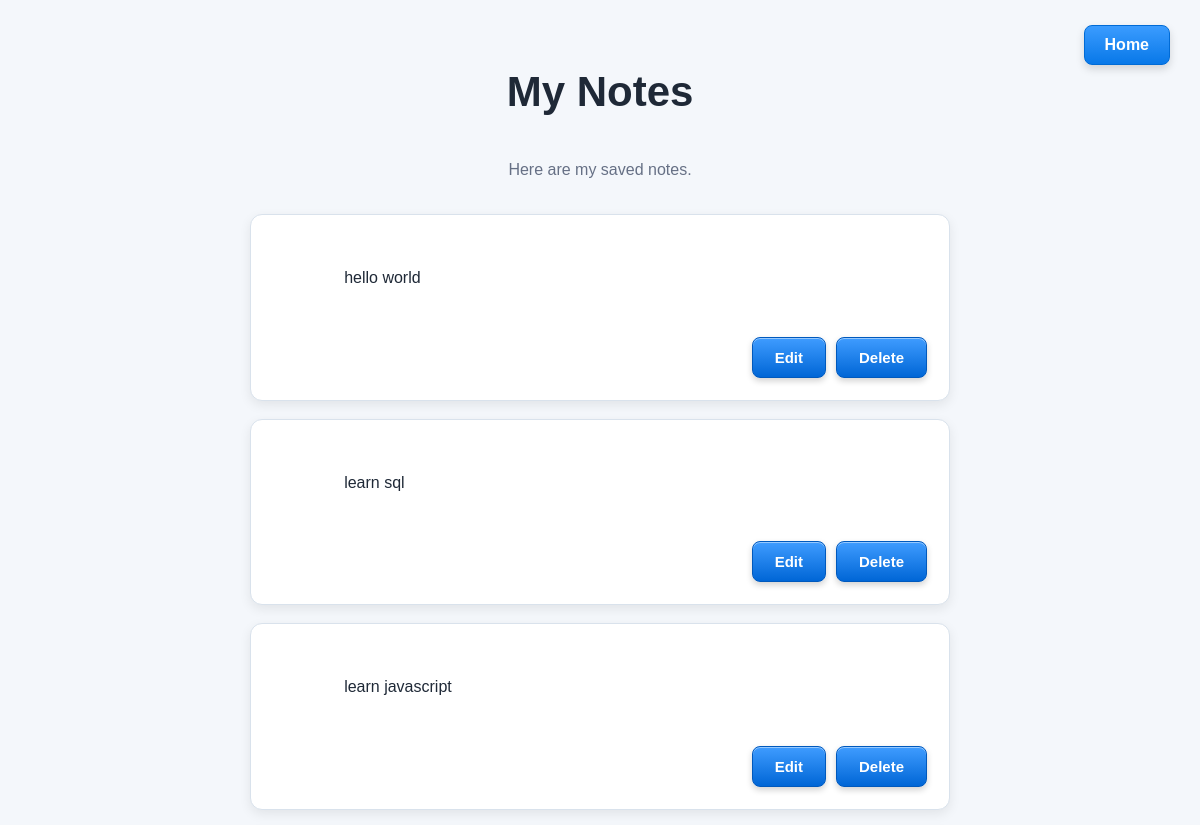
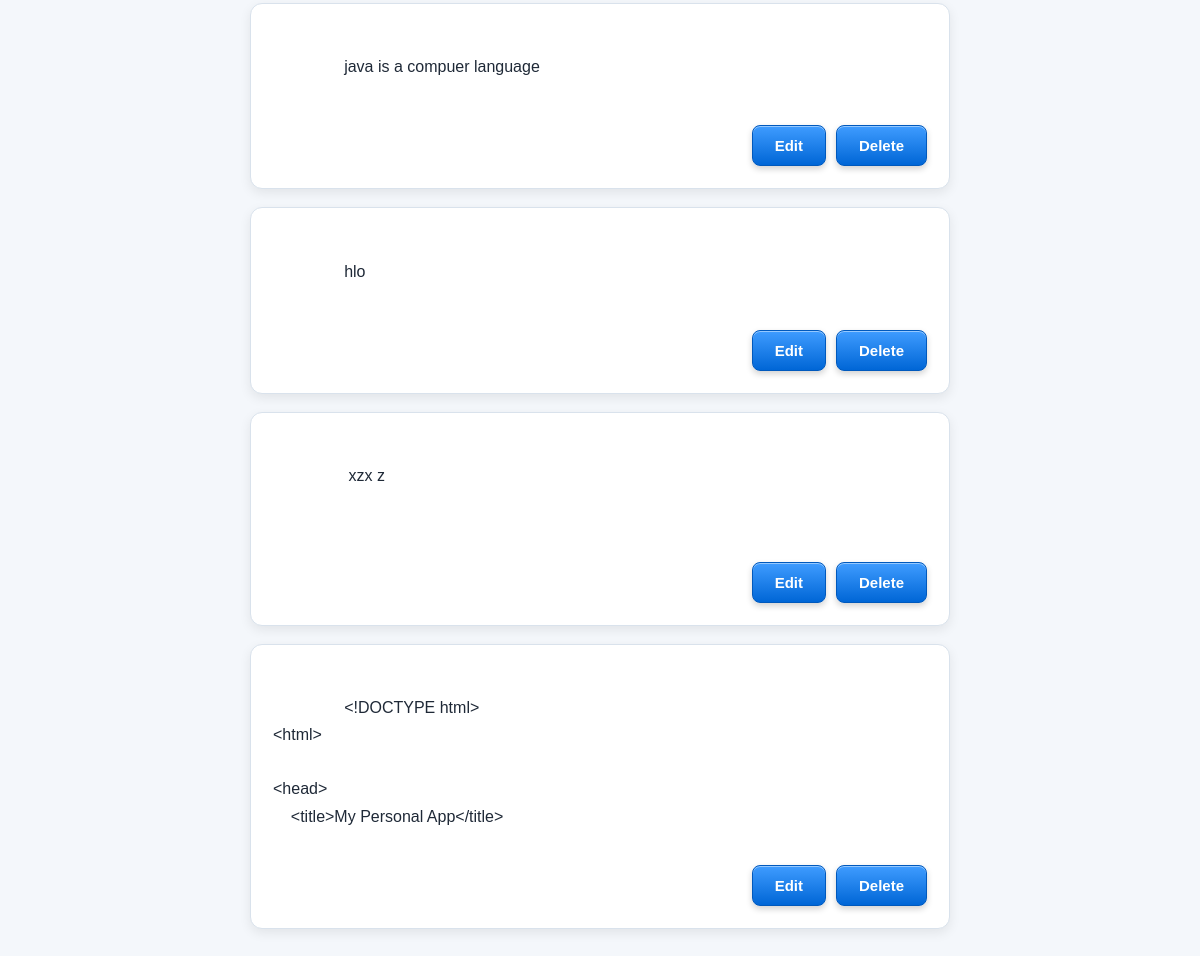
The app's page /notes with its own data (2 pictures, top to bottom).
### tables this page shows
CREATE TABLE notes (
            id INTEGER PRIMARY KEY AUTOINCREMENT,
            note TEXT NOT NULL
        );

### app.py (the view)
@app.route("/notes")
def notes_page():
    db = sqlite3.connect("tasks.db")
    notes = db.execute(
        "SELECT * FROM notes"
    ).fetchall()
    db.close()
    return render_template("notes.html", notes=notes)

### templates/notes.html (shortened to what this page needs)
<!DOCTYPE html>
<html>
<head>
    <link rel="stylesheet"
          href="{{ url_for('static', filename='style.css') }}">
</head>
<body>
    <a href="/" class="home-button">
        Home
    </a>
    <h1>My Notes</h1>
    <p class="page-description">
        Here are my saved notes.
    </p>
    <div class="notes-list">
        {% for note in notes %}
        <div class="note-card">
            <div class="note-content">
                {{ note[1] }}
            </div>
            <div class="note-actions">
                <a href="/edit-note/{{ note[0] }}">
                    <button type="button">
                        Edit
                    </button>
                </a>
                <form action="/delete-note/{{ note[0] }}"
                      method="POST">
                    <button type="submit">
                        Delete
                    </button>
                </form>
            </div>
        </div>
        {% endfor %}
    </div>
</body>
</html>

### static/style.css (style rules this page uses)
body { margin: 0; padding: 40px; font-family: Arial, sans-serif; background: #f4f7fb; text-align: center; }
h1 { font-size: 42px; margin-bottom: 45px; color: #1f2937; }
button { background: linear-gradient(180deg, #3f9cff 0%, #0066d6 100%); color: white; border: 1px solid #0059bd; padding: 11px 22px; border-radius: 8px; font-size: 15px; font-weight: 600; cursor: pointer; box-shadow: inset 0 1px 0 rgba(255, 255, 255, 0.45), 0 3px 6px rgba(0, 0, 0, 0.18); transition: all 0.2s ease; }
.page-description { text-align: center; color: #667085; font-size: 16px; margin-bottom: 25px; }
.home-button { position: absolute; top: 25px; right: 30px; background: linear-gradient(180deg, #3b9cff, #0878e8); color: white; padding: 10px 20px; border-radius: 8px; text-decoration: none; font-weight: bold; border: 1px solid #006bd6; box-shadow: 0 4px 8px rgba(0, 0, 0, 0.15); transition: box-shadow 0.2s ease; }
.notes-list { width: 700px; margin: 35px auto; }
.note-card { background: white; border: 1px solid #d9e2ec; border-radius: 12px; padding: 22px; margin-bottom: 18px; box-shadow: 0 4px 12px rgba(0, 0, 0, 0.08); text-align: left; }
.note-content { font-size: 16px; line-height: 1.7; color: #1f2937; white-space: pre-wrap; word-wrap: break-word; margin-bottom: 18px; }
.note-actions { display: flex; justify-content: flex-end; gap: 10px; }
.note-actions form { margin: 0; }
.note-actions a { display: inline-block; }
.note-content { max-height: 180px; overflow-y: auto; font-size: 16px; line-height: 1.7; color: #1f2937; white-space: pre-wrap; word-wrap: break-word; padding-right: 10px; margin-bottom: 18px; }

### records on screen
notes: note "hello world"
notes: note "learn sql"
notes: note "learn javascript"
notes: note "java is a compuer language"
notes: note "hlo"
notes: note "xzx z"
notes: note "<!DOCTYPE html> <html> <head> <title>My Personal App</title>…"
